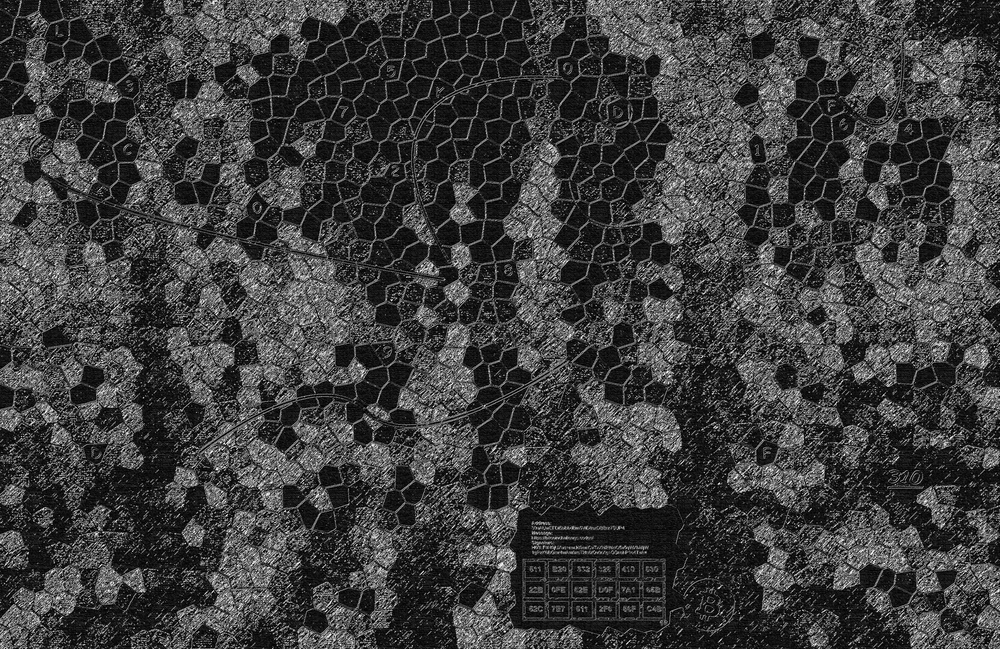
#> input picture difference.png, 1000 x 649 px, shrunk from 2943 x 1911 before the run
$ python analyze_310.py ../../../../difference.png
#> lines starting #> are read from the running program, lines starting #| are printed output that depends on the picture; long printed decimals are rounded
#!/usr/bin/env python3
"""Portable, non-destructive image analysis for the 310 BTC challenge."""
from __future__ import annotations

import argparse
import json
import sys
from pathlib import Path

import numpy as np
from PIL import Image, ImageStat

KNOWN_CHARS = "L3CEO275KOD899D4FA1F64"
HEX_GRID = [
    "511", "B20", "332", "328", "410", "530",
    "22B", "0FE", "52E", "D0F", "7A1", "65B",
    "52C", "7E7", "511", "2F6", "56F", "C4B",
]


class BTC310Analyzer:
    """Deterministic image statistics and legacy-hypothesis checks for case 310."""

    def __init__(self, image_path: str | Path):
#> called with image_path = '../../../../difference.png'
        self.image_path = Path(image_path).expanduser().resolve()
        if not self.image_path.is_file():
            raise FileNotFoundError(f"image not found: {self.image_path}")
        with Image.open(self.image_path) as source:
#> source is the input picture: PIL image 1000x649 L; min 0, max 255, mean 62.2
            self.img = source.convert("RGB")
        self.arr = np.array(self.img)

    def color_distribution(self) -> dict[str, object]:
        stat = ImageStat.Stat(self.img)
        return {
            "mean": [round(value, 6) for value in stat.mean[:3]],
            "rms": [round(value, 6) for value in stat.rms[:3]],
            "extrema": [[int(low), int(high)] for low, high in stat.extrema[:3]],
        }

    def scan_for_text_patterns(self, minimum_length: int = 4) -> list[str]:
        """Return sorted unique printable byte runs from RGB sample bytes."""
#> called with minimum_length = 4
        runs: list[str] = []
#> runs = []
        current: list[str] = []
        for value in self.arr.flatten():
            number = int(value)
            if 32 <= number <= 126:
                current.append(chr(number))
            else:
                if len(current) >= minimum_length:
                    runs.append("".join(current))
                current = []
#> this loop made 1947000 passes
#> (value, number) on passes 1 to 3: (14, 14), (14, 14), (14, 14)
#> after the loop, runs = 72074 items
        if len(current) >= minimum_length:
            runs.append("".join(current))
        return sorted(set(runs))

    def known_pattern_summary(self) -> dict[str, object]:
        flattened_values = {int(value) for value in self.arr.flatten()}
        matched = [value for value in HEX_GRID if int(value, 16) in flattened_values]
        return {
            "known_characters": KNOWN_CHARS,
            "hex_grid": list(HEX_GRID),
            "hex_values_present_as_single_channel_samples": matched,
            "note": "Legacy hint values are hypotheses; presence in pixel samples is not evidence of a solve.",
        }

    def lsb_summary(self) -> dict[str, object]:
        channels: dict[str, object] = {}
        for index, name in enumerate(("R", "G", "B")):
            lsb = self.arr[:, :, index] & 1
            ratio = float(np.mean(lsb))
            channels[name] = {
                "ones_ratio": round(ratio, 9),
                "deviation_from_half": round(abs(ratio - 0.5), 9),
            }
#> this loop made 3 passes
#> pass 1, in lsb_summary, `lsb = self.arr[:, :, index] & 1`:
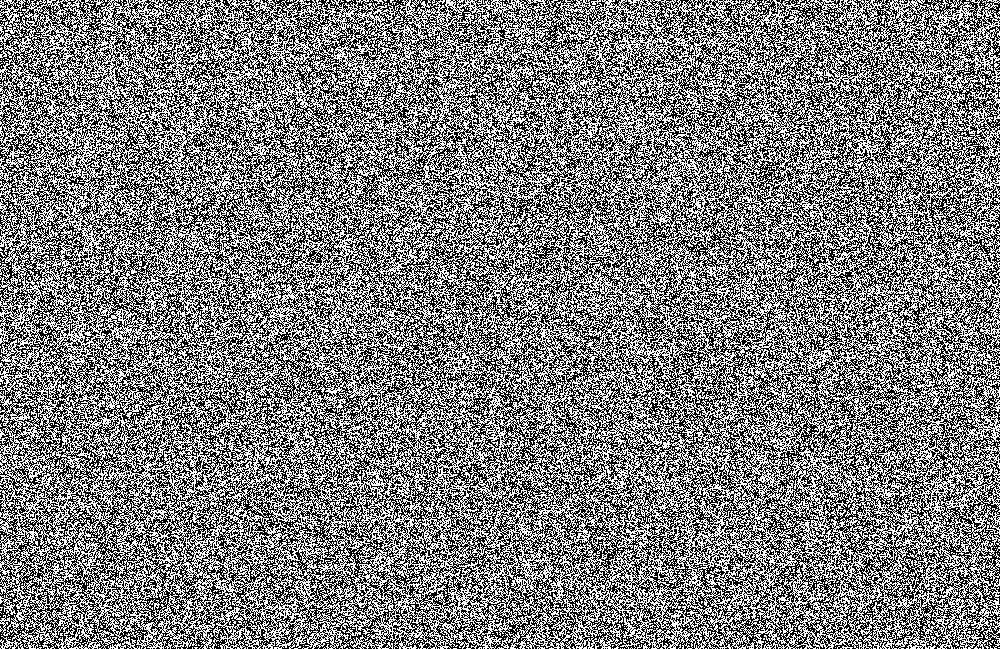
#> lsb: shape (649, 1000); values 0 (black) and 1 (white), 49.5% white in thin lines or dots
#> after the loop, channels = 3 items
        return channels

    def analysis(self) -> dict[str, object]:
        return {
            "mode": "310-image-analysis",
            "image": str(self.image_path),
            "width": int(self.img.width),
            "height": int(self.img.height),
            "color": self.color_distribution(),
            "text_patterns": self.scan_for_text_patterns(),
            "lsb": self.lsb_summary(),
            "legacy_hints": self.known_pattern_summary(),
            "claim_boundary": "Analysis output is exploratory evidence only and does not establish hidden data, a key, or a puzzle solve.",
        }
#> in known_pattern_summary, `flattened_values = {int(value) for value in self.arr.flatten()}`: flattened_values = 256 items
#> in known_pattern_summary, `matched = [value for value in HEX_GRID if int(value, 16) in flattened_..`: matched = ['0FE']

    def write_derived_images(self, output_dir: str | Path) -> list[str]:
        """Write derived channel/difference images only to an explicit directory."""
        destination = Path(output_dir).expanduser().resolve()
        destination.mkdir(parents=True, exist_ok=True)
        written: list[str] = []

        for index, name in enumerate(("r", "g", "b")):
            path = destination / f"channel_{name}.png"
            Image.fromarray(self.arr[:, :, index]).save(path)
            written.append(str(path))

        green = self.arr[:, :, 1].astype(np.int16)
        if green.shape[0] > 1 and green.shape[1] > 1:
            difference = np.abs(green[:-1, :-1] - green[1:, 1:]).astype(np.uint8)
        else:
            difference = np.zeros((1, 1), dtype=np.uint8)
        diff_path = destination / "difference.png"
        Image.fromarray(difference).save(diff_path)
        written.append(str(diff_path))
        return written


def build_parser() -> argparse.ArgumentParser:
    parser = argparse.ArgumentParser(description="Analyze the 310 BTC challenge image non-destructively")
    parser.add_argument("image", help="Path to an image to analyze")
    parser.add_argument("--json", action="store_true", help="Emit deterministic JSON analysis")
    parser.add_argument(
        "--output-dir",
        help="Explicit directory for derived channel/difference images; no images are written when omitted",
    )
    return parser


def main() -> int:
    args = build_parser().parse_args()
    try:
        analyzer = BTC310Analyzer(args.image)
        payload = analyzer.analysis()
#> payload = 9 items
        payload["derived_outputs"] = analyzer.write_derived_images(args.output_dir) if args.output_dir else []
    except (FileNotFoundError, OSError, ValueError) as exc:
        print(str(exc), file=sys.stderr)
        return 2

    if args.json:
        print(json.dumps(payload, sort_keys=True))
    else:
        print(f"Image: {payload['width']}x{payload['height']}")
#| Image: 1000x649
        print(f"Text patterns: {len(payload['text_patterns'])}")
#| Text patterns: 50814
        for channel, summary in payload["lsb"].items():
            print(f"LSB {channel}: {summary['ones_ratio']:.6f} ones ratio")
#> this loop made 3 passes
#> channel on passes 1 to 3: 'R', 'G', 'B'
#| LSB R: 0.4952 ones ratio
#| LSB G: 0.4952 ones ratio
#| LSB B: 0.4952 ones ratio
        if payload["derived_outputs"]:
            print("Derived outputs:")
            for output in payload["derived_outputs"]:
                print(f"  {output}")
        else:
            print("Derived outputs: none (use --output-dir to write them)")
        print(payload["claim_boundary"])
#| Analysis output is exploratory evidence only and does not establish hidden data, a key, or a puzzle solve.
    return 0


if __name__ == "__main__":
    raise SystemExit(main())
#> (the program exits here)
